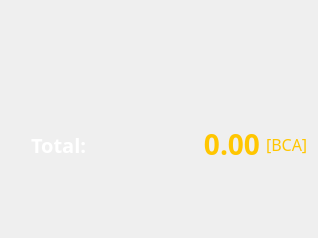
         <widget class="QFrame" name="frame_2">
          <property name="sizePolicy">
           <sizepolicy hsizetype="Fixed" vsizetype="Fixed">
            <horstretch>0</horstretch>
            <verstretch>0</verstretch>
           </sizepolicy>
          </property>
          <property name="minimumSize">
           <size>
            <width>318</width>
            <height>238</height>
           </size>
          </property>
          <property name="maximumSize">
           <size>
            <width>318</width>
            <height>238</height>
           </size>
          </property>
          <property name="frameShape">
           <enum>QFrame::NoFrame</enum>
          </property>
          <property name="frameShadow">
           <enum>QFrame::Raised</enum>
          </property>
          <widget class="QWidget" name="widget" native="true">
           <property name="geometry">
            <rect>
             <x>10</x>
             <y>43</y>
             <width>301</width>
             <height>168</height>
            </rect>
           </property>
           <property name="styleSheet">
            <string notr="true">border-image: url(:/icons/wallet_shadow_bg);</string>
           </property>
          </widget>
          <widget class="QWidget" name="walletBgWidget" native="true">
           <property name="geometry">
            <rect>
             <x>0</x>
             <y>0</y>
             <width>318</width>
             <height>195</height>
            </rect>
           </property>
           <property name="minimumSize">
            <size>
             <width>239</width>
             <height>0</height>
            </size>
           </property>
           <property name="styleSheet">
            <string notr="true">QWidget#walletBgWidget { 
	border-image: url(:/icons/wallet_bg);
}</string>
           </property>
           <widget class="QFrame" name="frameTotal">
            <property name="geometry">
             <rect>
              <x>31</x>
              <y>124</y>
              <width>281</width>
              <height>41</height>
             </rect>
            </property>
            <property name="sizePolicy">
             <sizepolicy hsizetype="Fixed" vsizetype="Fixed">
              <horstretch>0</horstretch>
              <verstretch>0</verstretch>
             </sizepolicy>
            </property>
            <property name="styleSheet">
             <string notr="true">background-color: transparent;</string>
            </property>
            <property name="frameShape">
             <enum>QFrame::NoFrame</enum>
            </property>
            <property name="frameShadow">
             <enum>QFrame::Raised</enum>
            </property>
            <layout class="QHBoxLayout" name="frameTotalLayout">
             <property name="spacing">
              <number>0</number>
             </property>
             <property name="leftMargin">
              <number>0</number>
             </property>
             <property name="topMargin">
              <number>0</number>
             </property>
             <property name="rightMargin">
              <number>0</number>
             </property>
             <property name="bottomMargin">
              <number>0</number>
             </property>
             <item alignment="Qt::AlignBottom">
              <widget class="QLabel" name="labelTotalCaption">
               <property name="sizePolicy">
                <sizepolicy hsizetype="Fixed" vsizetype="Fixed">
                 <horstretch>0</horstretch>
                 <verstretch>0</verstretch>
                </sizepolicy>
               </property>
               <property name="minimumSize">
                <size>
                 <width>0</width>
                 <height>41</height>
                </size>
               </property>
               <property name="maximumSize">
                <size>
                 <width>16777215</width>
                 <height>41</height>
                </size>
               </property>
               <property name="font">
                <font>
                 <family>Roboto Mono</family>
                 <pointsize>-1</pointsize>
                 <weight>75</weight>
                 <bold>true</bold>
                </font>
               </property>
               <property name="styleSheet">
                <string notr="true">background-color: transparent;
color: rgb(255, 255, 255);
font-family: &quot;Roboto Mono&quot;;
font-size: 20px;
font-weight: 600;</string>
               </property>
               <property name="text">
                <string>Total:</string>
               </property>
               <property name="alignment">
                <set>Qt::AlignLeading|Qt::AlignLeft|Qt::AlignVCenter</set>
               </property>
              </widget>
             </item>
             <item alignment="Qt::AlignBottom">
              <widget class="QLabel" name="labelTotal">
               <property name="sizePolicy">
                <sizepolicy hsizetype="Preferred" vsizetype="Fixed">
                 <horstretch>0</horstretch>
                 <verstretch>0</verstretch>
                </sizepolicy>
               </property>
               <property name="minimumSize">
                <size>
                 <width>0</width>
                 <height>41</height>
                </size>
               </property>
               <property name="maximumSize">
                <size>
                 <width>16777215</width>
                 <height>41</height>
                </size>
               </property>
               <property name="font">
                <font>
                 <family>Roboto Mono</family>
                 <pointsize>-1</pointsize>
                 <weight>87</weight>
                 <bold>true</bold>
                </font>
               </property>
               <property name="autoFillBackground">
                <bool>false</bool>
               </property>
               <property name="styleSheet">
                <string notr="true">background-color: transparent; 
color: rgb(255, 198, 0); 
font-family: &quot;Roboto Mono&quot;; 
font-weight: 700; 
font-size: 28px;</string>
               </property>
               <property name="text">
                <string>0.00</string>
               </property>
               <property name="textFormat">
                <enum>Qt::AutoText</enum>
               </property>
               <property name="scaledContents">
                <bool>false</bool>
               </property>
               <property name="alignment">
                <set>Qt::AlignRight|Qt::AlignTrailing|Qt::AlignVCenter</set>
               </property>
              </widget>
             </item>
             <item alignment="Qt::AlignBottom">
              <widget class="QLabel" name="labelTotalUnit">
               <property name="sizePolicy">
                <sizepolicy hsizetype="Fixed" vsizetype="Fixed">
                 <horstretch>0</horstretch>
                 <verstretch>0</verstretch>
                </sizepolicy>
               </property>
               <property name="minimumSize">
                <size>
                 <width>0</width>
                 <height>41</height>
                </size>
               </property>
               <property name="maximumSize">
                <size>
                 <width>16777215</width>
                 <height>41</height>
                </size>
               </property>
               <property name="font">
                <font>
                 <family>Roboto Mono</family>
                 <pointsize>-1</pointsize>
                 <weight>50</weight>
                 <bold>false</bold>
                </font>
               </property>
               <property name="styleSheet">
                <string notr="true">background-color: transparent;
color: rgb(255, 198, 0);
font-family: &quot;Roboto Mono&quot;;
font-size: 16px;
font-weight: 400;
margin-left: 2px;</string>
               </property>
               <property name="text">
                <string>[BCA]</string>
               </property>
               <property name="alignment">
                <set>Qt::AlignLeading|Qt::AlignLeft|Qt::AlignVCenter</set>
               </property>
              </widget>
             </item>
            </layout>
           </widget>
           <widget class="QRImageWidget" name="qrImage">
            <property name="geometry">
             <rect>
              <x>31</x>
              <y>27</y>
              <width>67</width>
              <height>67</height>
             </rect>
            </property>
            <property name="text">
             <string/>
            </property>
           </widget>
          </widget>
         </widget>
